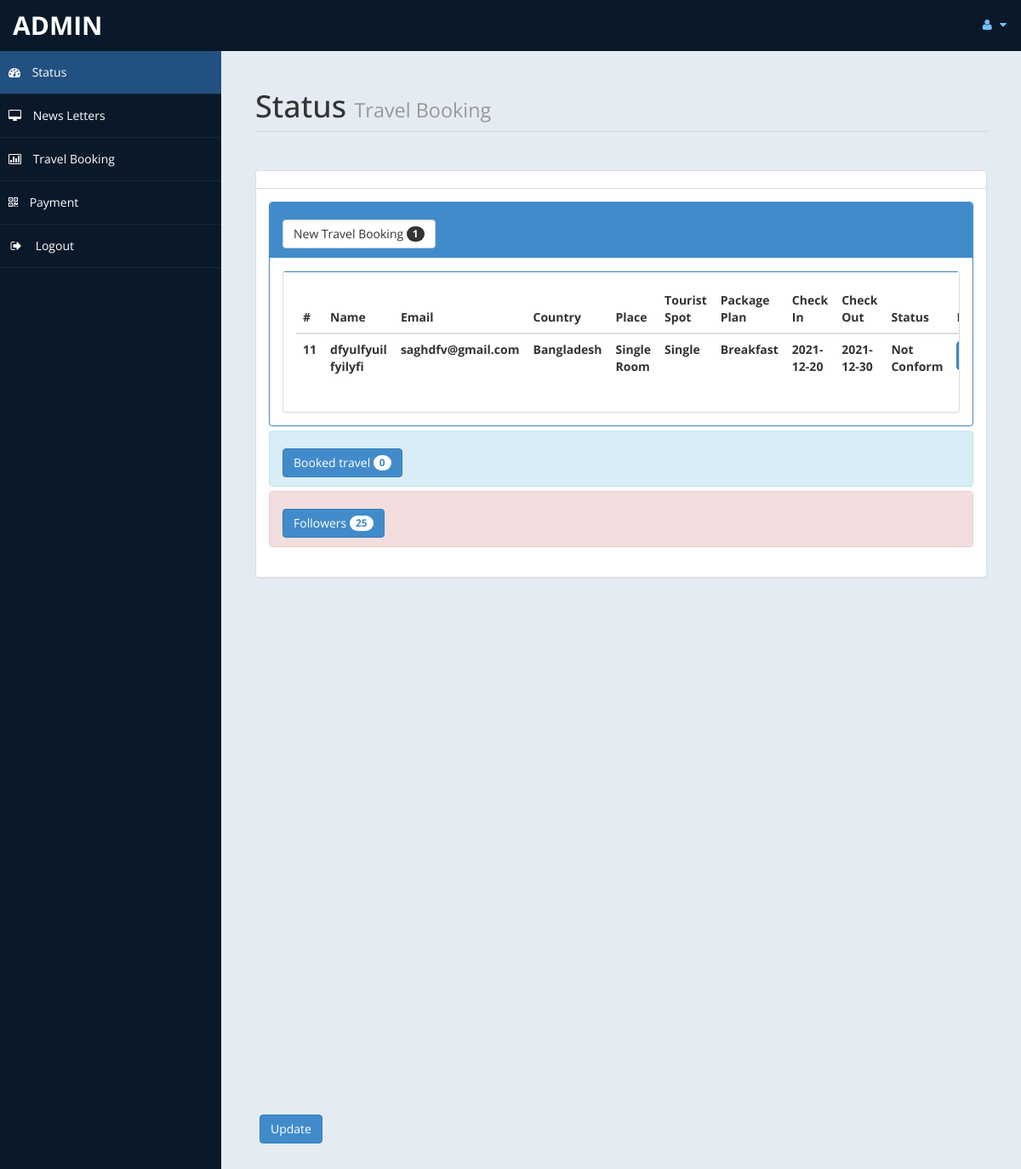
The page /admin/home.php (signed in) on the database its author committed.
### tables this page shows
CREATE TABLE `roombook` (
  `id` int(10) UNSIGNED NOT NULL,
  `Title` varchar(5) DEFAULT NULL,
  `FName` text DEFAULT NULL,
  `LName` text DEFAULT NULL,
  `Email` varchar(50) DEFAULT NULL,
  `National` varchar(30) DEFAULT NULL,
  `Country` varchar(30) DEFAULT NULL,
  `Phone` text DEFAULT NULL,
  `TRoom` varchar(20) DEFAULT NULL,
  `Bed` varchar(10) DEFAULT NULL,
  `NRoom` varchar(2) DEFAULT NULL,
  `Meal` varchar(15) DEFAULT NULL,
  `cin` date DEFAULT NULL,
  `cout` date DEFAULT NULL,
  `stat` varchar(15) DEFAULT NULL,
  `nodays` int(11) DEFAULT NULL
);

### admin/home.php (the view, shortened to what this page needs)
<!DOCTYPE html>
<html xmlns="http://www.w3.org/1999/xhtml">
<head>
    <link href="assets/css/bootstrap.css" rel="stylesheet" />
    <link href="assets/css/font-awesome.css" rel="stylesheet" />
    <link href="assets/js/morris/morris-0.4.3.min.css" rel="stylesheet" />
    <link href="assets/css/custom-styles.css" rel="stylesheet" />
</head>
<body>
    <div id="wrapper">
        <nav class="navbar navbar-default top-navbar" role="navigation">
            <div class="navbar-header">
                <a class="navbar-brand" href="home.php"> <?php echo $_SESSION["user"]; ?> </a>
            </div>
            <ul class="nav navbar-top-links navbar-right">
                <li class="dropdown">
                    <a class="dropdown-toggle" data-toggle="dropdown" href="#" aria-expanded="false">
                        <i class="fa fa-user fa-fw"></i> <i class="fa fa-caret-down"></i>
                    </a>
                </li>
            </ul>
        </nav>
        <nav class="navbar-default navbar-side" role="navigation">
            <div class="sidebar-collapse">
                <ul class="nav" id="main-menu">
                    <li>
                        <a class="active-menu" href="home.php"><i class="fa fa-dashboard"></i> Status</a>
                    </li>
                    <li>
                        <a href="messages.php"><i class="fa fa-desktop"></i> News Letters</a>
                    </li>
					<li>
                        <a href="roombook.php"><i class="fa fa-bar-chart-o"></i> Travel Booking</a>
                    </li>
                    <li>
                        <a href="payment.php"><i class="fa fa-qrcode"></i> Payment</a>
                    </li>
                    <li>
                        <a href="logout.php"><i class="fa fa-sign-out fa-fw"></i> Logout</a>
                    </li>
					</ul>
            </div>
        </nav>
        <div id="page-wrapper">
            <div id="page-inner">
                <div class="row">
                    <div class="col-md-12">
                        <h1 class="page-header">
                            Status <small>Travel Booking </small>
                        </h1>
                    </div>
                </div>
				<?php
						include ('db.php');
						$sql = "select * from roombook";
						$re = mysqli_query($con,$sql);
						$c =0;
						while($row=mysqli_fetch_array($re) )
						{
								$new = $row['stat'];
								if($new=="Not Conform")
								{
									$c = $c + 1;
								}
						}
				?>
					<div class="row">
                <div class="col-md-12">
                    <div class="panel panel-default">
                        <div class="panel-heading">
                        </div>
                        <div class="panel-body">
                            <div class="panel-group" id="accordion">
							<div class="panel panel-primary">
                                    <div class="panel-heading">
                                        <h4 class="panel-title">
                                            <a data-toggle="collapse" data-parent="#accordion" href="#collapseTwo">
											<button class="btn btn-default" type="button">
												 New Travel Booking  <span class="badge"><?php echo $c ; ?></span>
											</button>
											</a>
                                        </h4>
                                    </div>
                                    <div id="collapseTwo" class="panel-collapse in" style="height: auto;">
                                        <div class="panel-body">
                                           <div class="panel panel-default">
                        <div class="panel-body">
                            <div class="table-responsive">
                                <table class="table">
                                    <thead>
                                        <tr>
                                            <th>#</th>
                                            <th>Name</th>
                                            <th>Email</th>
                                            <th>Country</th>
											<th>Place</th>
											<th>Tourist Spot</th>
											<th>Package Plan</th>
											<th>Check In</th>
											<th>Check Out</th>
											<th>Status</th>
											<th>More</th>
                                        </tr>
                                    </thead>
                                    <tbody>
									<?php
									$tsql = "select * from roombook";
									$tre = mysqli_query($con,$tsql);
									while($trow=mysqli_fetch_array($tre) )
									{
										$co =$trow['stat'];
										if($co=="Not Conform")
										{
											echo"<tr>
												<th>".$trow['id']."</th>
												<th>".$trow['FName']." ".$trow['LName']."</th>
												<th>".$trow['Email']."</th>
												<th>".$trow['Country']."</th>
												<th>".$trow['TRoom']."</th>
												<th>".$trow['Bed']."</th>
												<th>".$trow['Meal']."</th>
												<th>".$trow['cin']."</th>
												<th>".$trow['cout']."</th>
												<th>".$trow['stat']."</th>
												<th><a href='roombook.php?rid=".$trow['id']." ' class='btn btn-primary'>Action</a></th>
												</tr>";
										}
									}
									?>
                                    </tbody>
                                </table>
                            </div>
                        </div>
                    </div>
                                        </div>
                                    </div>
                                </div>
								<?php
								$r =0;
								?>
                                <div class="panel panel-info">
                                    <div class="panel-heading">
                                        <h4 class="panel-title">
                                            <a data-toggle="collapse" data-parent="#accordion" href="#collapseOne" class="collapsed">
											<button class="btn btn-primary" type="button">
												 Booked travel  <span class="badge"><?php echo $r ; ?></span>
											</button>
											</a>
                                        </h4>
                                    </div>
                                </div>
                                <?php
								$fsql = "SELECT * FROM `contact`";
								$fre = mysqli_query($con,$fsql);
								$f =0;
								while($row=mysqli_fetch_array($fre) )
								{
										$f = $f + 1;
								}
								?>
                                <div class="panel panel-danger">
                                    <div class="panel-heading">
                                        <h4 class="panel-title">
                                            <a data-toggle="collapse" data-parent="#accordion" href="#collapseThree" class="collapsed">
											<button class="btn btn-primary" type="button">
												 Followers  <span class="badge"><?php echo $f ; ?></span>
											</button>
											</a>
                                        </h4>
                                    </div>
                                    </div>
                                </div>
                            </div>
                        </div>
                    </div>
                </div>
            </div>
				<div class='panel-body'>
                            <button class='btn btn-primary btn' data-toggle='modal' data-target='#myModal'>
                              Update
                            </button>
                            </div>
                        </div>
            </div>
</body>
</html>

### admin/assets/css/custom-styles.css (style rules this page uses)
body { font-family: 'Open Sans', sans-serif; }
#wrapper { width: 100%; background:#09192A; }
#page-wrapper { padding: 15px 15px; min-height: 600px; background:#E5EBF2; }
#page-inner { width:100%; margin:10px 20px 10px 0px; background-color:transparent; padding:10px; min-height:1200px; }
h1, .h1, h2, .h2, h3, .h3 { margin-top: 7px; margin-bottom: -5px; }
h4 { padding-top:10px; }
.page-header { padding-bottom: 9px; margin: 10px 0 45px; border-bottom: 1px solid #C7D1DD; }
.panel-default > .panel-heading { color: #000; background-color: #FFFFFF; border-color: #ddd; font-weight:bold; }
.top-navbar { margin:0px; }
.top-navbar .navbar-brand { color: #fff; width: 260px; text-align: left; height: 60px; font-size: 30px; font-weight: 700; text-transform: uppercase; line-height: 30px; }
.top-navbar .nav > li { position: relative; display: inline-block; }
.top-navbar .nav > li > a { position: relative; display: block; padding: 19px 15px; color: #77C0FD; }
.active-menu { background-color:#225081!important; }
.sidebar-collapse , .sidebar-collapse .nav { background:none; }
.sidebar-collapse .nav { padding:0; }
.sidebar-collapse .nav > li > a { color:#fff; background:transparent; text-shadow:none; }
.sidebar-collapse > .nav > li > a { padding:15px 10px; }
.sidebar-collapse > .nav > li { border-bottom: 1px solid rgba(107, 108, 109, 0.19); }
.navbar-side { border:none; background-color: transparent; }
.top-navbar { background:#09192A; border-bottom:none; }
.top-navbar .nav > li > a > i { margin-right: 2px; }
.navbar-default { border:0px solid black; }
.navbar-header { background: #09192A; }
.nav > li > a > i { margin-right:10px; }
@media (min-width:768px) { #page-wrapper { margin: 0 0 0 260px; padding: 15px 30px; min-height: 1200px; } }
@media (min-width:768px) { .navbar-side { z-index: 1; position: absolute; width: 260px; } }
@media (min-width:768px) { .navbar { border-radius: 0px; } }

### rows shown on the page
roombook: id "11", FName "dfyulfyuil", LName "fyilyfi", Email "saghdfv@gmail.com", Country "Bangladesh", TRoom "Single Room", Bed "Single", Meal "Breakfast", cin "2021-12-20", cout "2021-12-30", stat "Not Conform"

### other values the page prints
$_SESSION["user"] "ADMIN"
$c "1"
$r "0"
$f "25"
